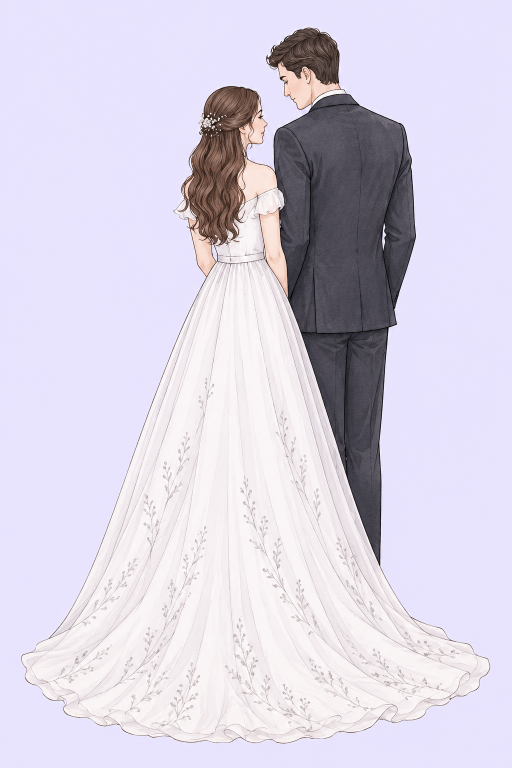
#> input picture invitation-2.png, 1024 x 1536 px, found by its file name (shown at 1/2 size)
$ python couple-art.py
#> lines starting #> are read from the running program, lines starting #| are printed output that depends on the picture; after the words box and inside, x2 and y2 are one past the last pixel; in counts of white or black regions, pixels touching at a corner belong together
"""Cuts the bride-and-groom illustration out of its flat lavender background for the site.

    python tools/couple-art.py [invitation-2.png] [couple.webp]

The source (`invitation-2.png`) was generated from the printed invitation card with the prompt recorded in README.md
("Couple drawing"): white dress, dark charcoal suit, on a flat pale-lavender background.

- Background = pixels close to the background colour that are connected to the image border (flood fill), so
  white/lavender-ish areas inside the figures are never removed.
- A soft alpha ramp on the edge band, with the lavender un-mixed out of semi-transparent edge pixels (no halo).
- Isolated specks not connected to the figures are dropped.
- Trimmed to the figures, scaled to TARGET_H tall, saved as WebP with alpha.
Requires Pillow and NumPy.
"""
import sys

import numpy as np
from PIL import Image, ImageDraw, ImageFilter

SRC = sys.argv[1] if len(sys.argv) > 1 else "invitation-2.png"
OUT = sys.argv[2] if len(sys.argv) > 2 else "couple.webp"
TARGET_H = 1200          # px; shown at up to 440 CSS px tall, so this covers 2x+ screens
BG_TOL = 9               # colour distance still counted as flat background
EDGE_LO, EDGE_HI = 3, 19  # alpha ramp (colour distance) on the edge band
MARK = (255, 0, 255)

src = Image.open(SRC).convert("RGB")
#> src is the input picture: PIL image 1024x1536 RGB; mean R, G, B 215.9, 210.1, 225.9
rgb = np.asarray(src, np.float32)
h, w = rgb.shape[:2]
#> h = 1536; w = 1024
border = np.concatenate([rgb[:8].reshape(-1, 3), rgb[-8:].reshape(-1, 3), rgb[:, :8].reshape(-1, 3), rgb[:, -8:].reshape(-1, 3)])
bg = np.median(border, axis=0)
#> bg = [232, 227, 254]
dist = np.linalg.norm(rgb - bg, axis=2)
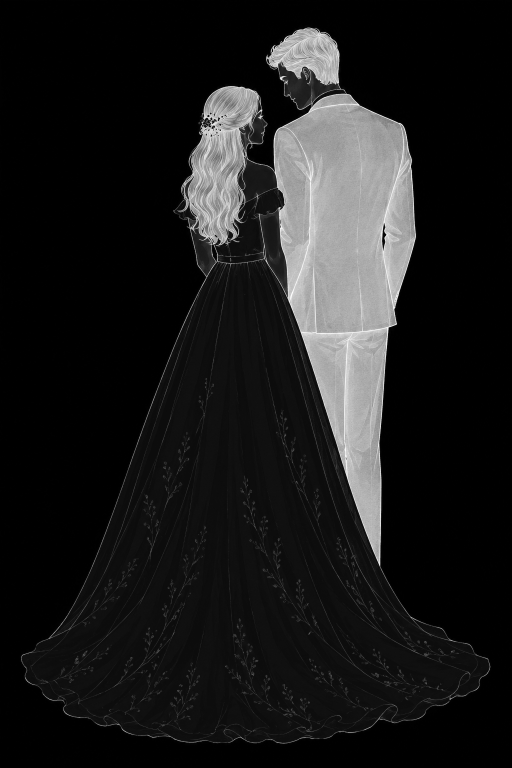
#> dist: shape (1536, 1024) float32 (shown at 1/2 size); min 0, max 412.2, mean 44.8; drawn with min black and max white

# flood-fill the background from every border pixel that is background-coloured
filled = src.copy()
seeds = [(x, y) for x in range(0, w, 16) for y in (0, h - 1)] + [(x, y) for y in range(0, h, 16) for x in (0, w - 1)]
for x, y in seeds:
    if dist[y, x] < BG_TOL and filled.getpixel((x, y)) != MARK:
        ImageDraw.floodfill(filled, (x, y), MARK, thresh=BG_TOL)
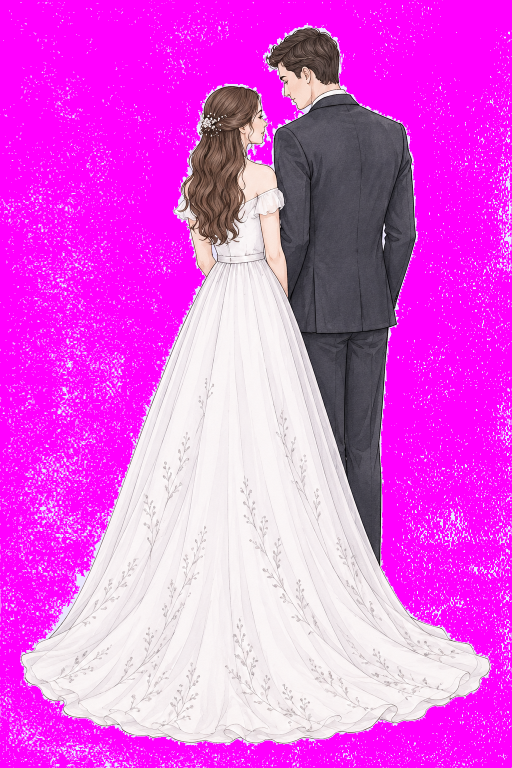
#> filled: PIL image 1024x1536 RGB (shown at 1/2 size); mean R, G, B 227.9, 93.2, 226.7
is_bg = np.all(np.asarray(filled) == MARK, axis=2)
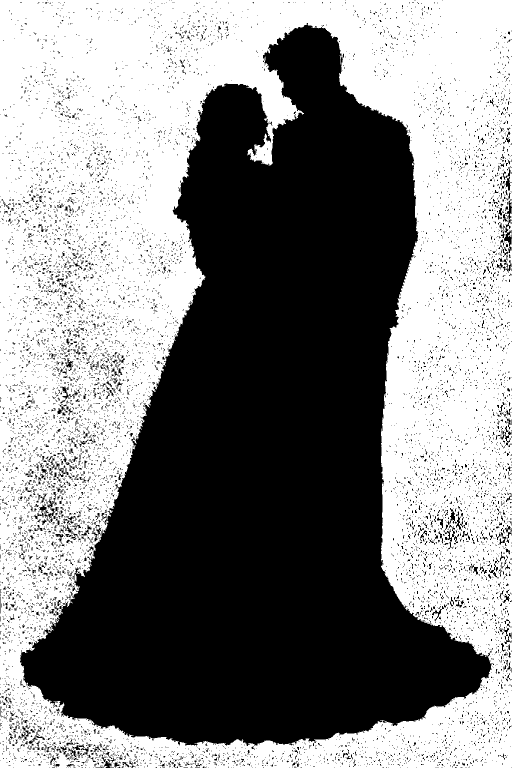
#> is_bg: shape (1536, 1024) bool (shown at 1/2 size); 51.5% white; 9955 black regions (9558 under 20 px), largest, box (x1, y1, x2, y2) and area: (40, 46, 983, 1492) 710624, (1005, 460, 1024, 519) 364, (95, 984, 113, 1044) 311

# soft edge: in a thin band next to the background, alpha follows colour distance
near = np.asarray(Image.fromarray(is_bg.astype(np.uint8) * 255).filter(ImageFilter.MaxFilter(5)), bool)
#> near: shape (1536, 1024) bool; 55.8% white; 22 black regions (18 under 20 px), largest, box (x1, y1, x2, y2) and area: (43, 52, 980, 1488) 694863, (1011, 475, 1021, 483) 48, (1014, 364, 1018, 370) 20, (904, 1028, 908, 1038) 20
band = near & ~is_bg
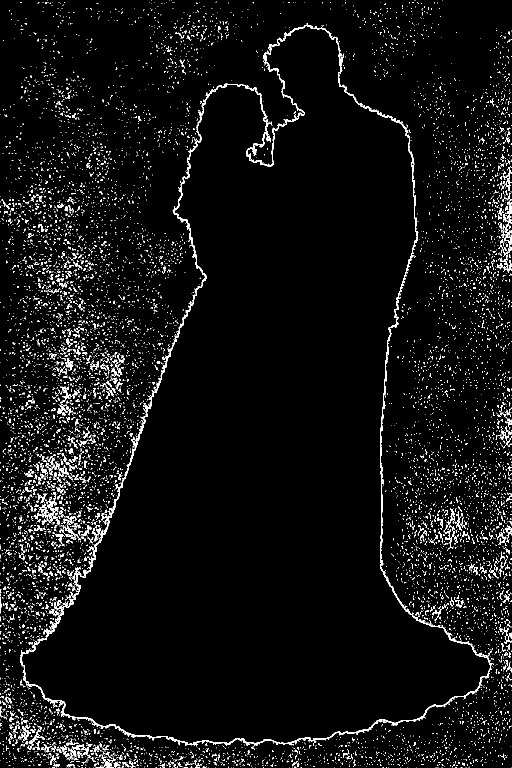
#> band: shape (1536, 1024) bool (shown at 1/2 size); 4.3% white in thin lines or dots
alpha = np.ones((h, w), np.float32)
alpha[is_bg] = 0
alpha[band] = np.clip((dist[band] - EDGE_LO) / (EDGE_HI - EDGE_LO), 0, 1)
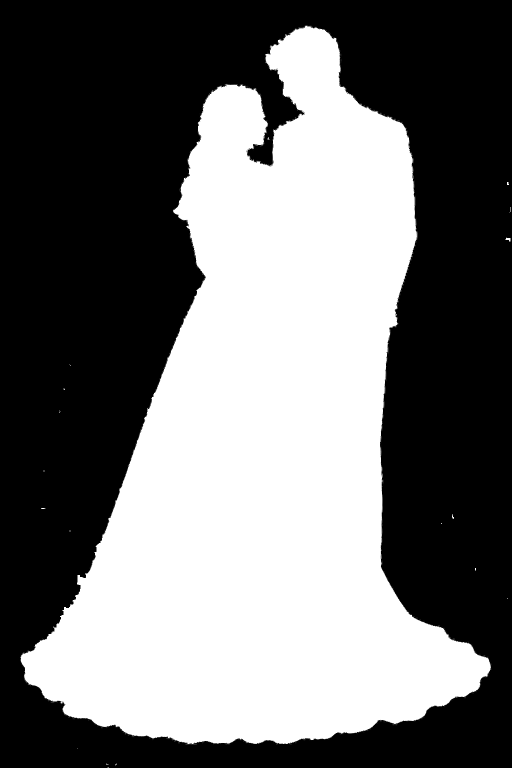
#> alpha: shape (1536, 1024) float32 (shown at 1/2 size); min 0, max 1, mean 0.446

# drop stray specks: keep only pixels connected to the couple (seeded at the image centre)
solid = Image.fromarray((alpha > 0).astype(np.uint8) * 255).copy()  # copy: arrays-backed images ignore floodfill
#> solid: PIL image 1024x1536 L; 45% white; 53 white regions (48 under 20 px), largest, box (x1, y1, x2, y2) and area: (40, 50, 983, 1490) 707268, (1011, 475, 1021, 483) 48, (534, 274, 541, 282) 21, (1014, 364, 1018, 370) 20, (904, 1028, 908, 1038) 20
ImageDraw.floodfill(solid, (w // 2, h // 2), 128)
alpha[np.asarray(solid) != 128] = 0
#> alpha: shape (1536, 1024) float32; 0.02% of pixels changed, all inside (x1, y1, x2, y2) = (40, 52, 1023, 1536)

# un-mix the lavender from semi-transparent edge pixels
a3 = alpha[..., None]
fg = np.where(a3 > 0.01, (rgb - (1 - a3) * bg) / np.maximum(a3, 0.01), 0)
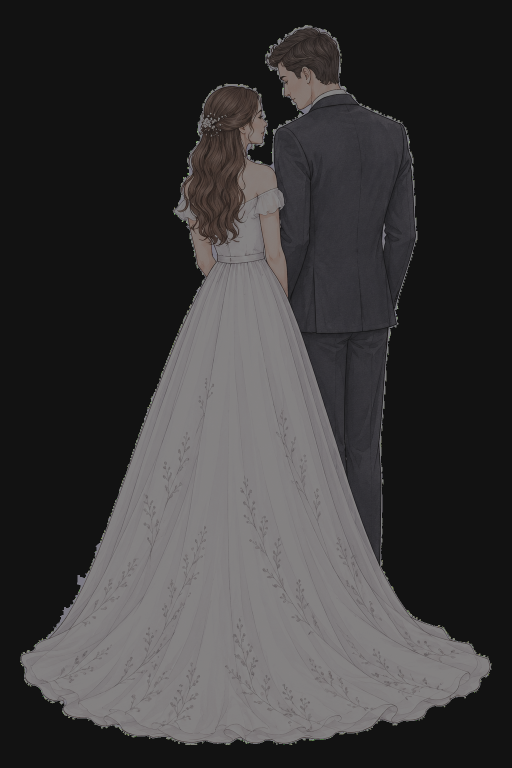
#> fg: shape (1536, 1024, 3) float32 (shown at 1/2 size); mean of channels 0, 1, 2 88.3, 85.1, 86.3; drawn with min black and max white
out = Image.fromarray(np.dstack([fg.clip(0, 255), alpha * 255]).astype(np.uint8), "RGBA")
out = out.crop(out.getbbox())
#> out: PIL image 943x1440 RGBA
out = out.resize((round(out.width * TARGET_H / out.height), TARGET_H), Image.LANCZOS)
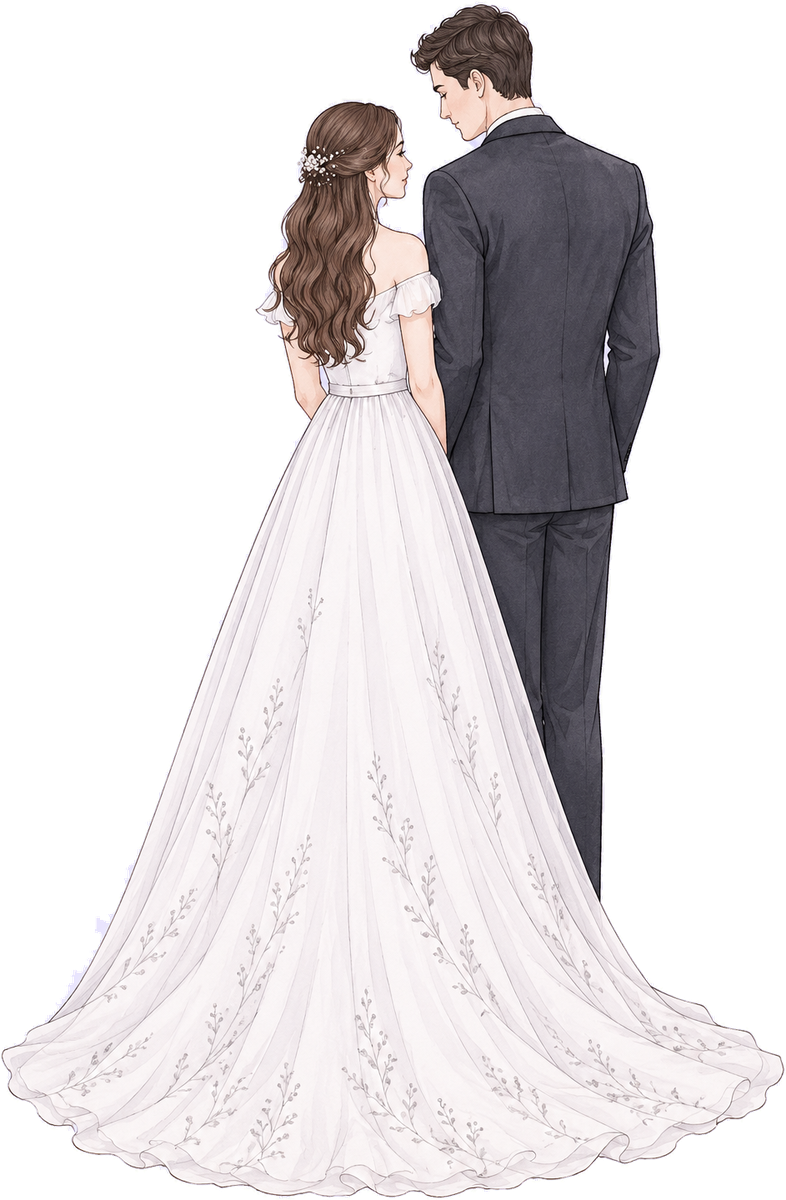
#> out: PIL image 786x1200 RGBA; mean R, G, B, A 103.5, 99.7, 101.1, 131.8; transparent parts drawn white
out.save(OUT, "WEBP", quality=84, alpha_quality=90, method=6)
print(OUT, out.size, "background", bg.astype(int).tolist())
#| couple.webp (786, 1200) background [232, 227, 254]
